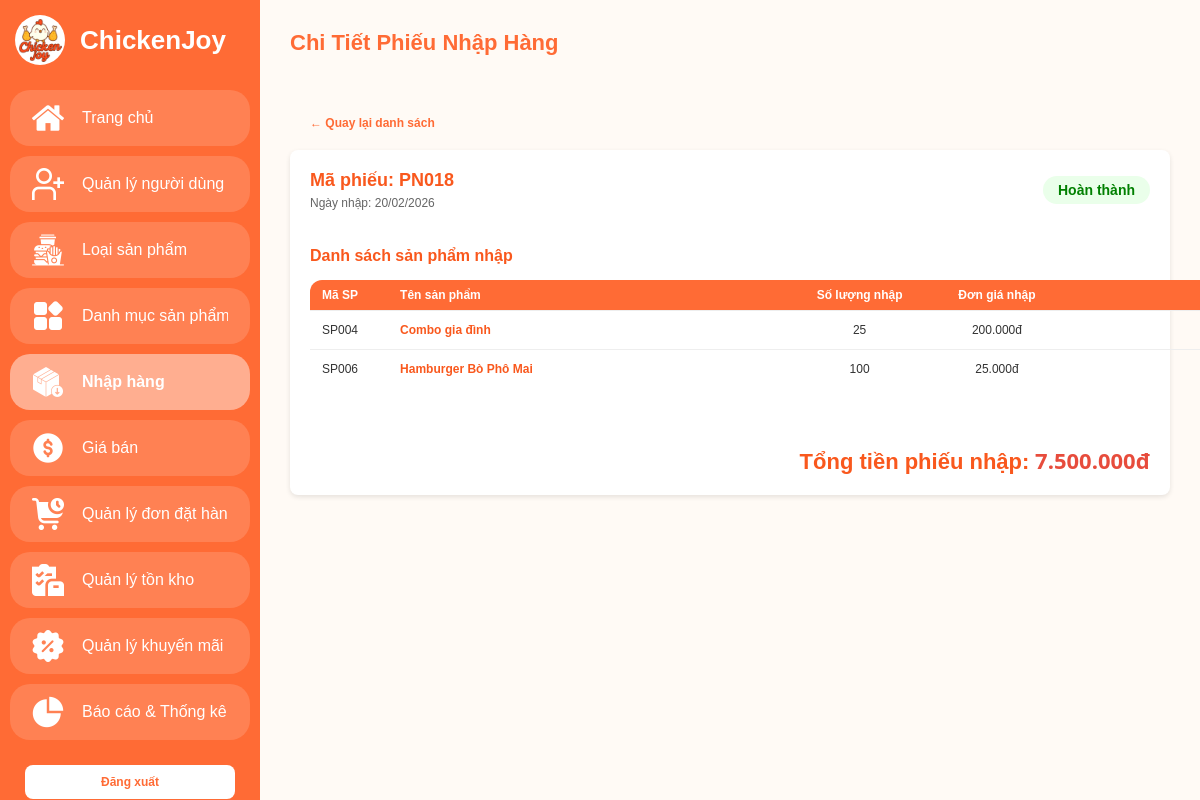
The page /admin/import-detail.php?id=18 (signed in) on the database its author committed.
### tables this page shows
CREATE TABLE `import_receipts` (
  `id` INT(11) NOT NULL AUTO_INCREMENT,
  `receipt_code` VARCHAR(20) NOT NULL UNIQUE,  
  `import_date` DATE NOT NULL,
  `total_amount` DECIMAL(15, 2) DEFAULT 0.00,  
  `status` ENUM('pending', 'completed') DEFAULT 'pending',
  PRIMARY KEY (`id`)
);

CREATE TABLE `import_receipt_details` (
  `id` INT(11) NOT NULL AUTO_INCREMENT,
  `receipt_id` INT(11) NOT NULL,               
  `product_id` INT(11) NOT NULL,                
  `quantity` INT(11) NOT NULL,                  
  `import_price` DECIMAL(15, 2) NOT NULL,      
  `subtotal` DECIMAL(15, 2) GENERATED ALWAYS AS (`quantity` * `import_price`) STORED,
  PRIMARY KEY (`id`),
  FOREIGN KEY (`receipt_id`) REFERENCES `import_receipts`(`id`) ON DELETE CASCADE,
  FOREIGN KEY (`product_id`) REFERENCES `products`(`id`) ON DELETE RESTRICT
);

CREATE TABLE `products` (
  `id` int(11) NOT NULL AUTO_INCREMENT,
  `product_code` varchar(20) UNIQUE DEFAULT NULL,  
  `category_id` int(11) DEFAULT 1,                 
  `product_name` varchar(255) NOT NULL,            
  `description` text DEFAULT NULL,                 
  `unit` varchar(50) NOT NULL DEFAULT 'Phần',      
  `import_price` decimal(15, 2) DEFAULT 0.00,      
  `profit_rate` decimal(5, 2) DEFAULT 0.20,        
  `price` decimal(15, 2) NOT NULL,                 
  `stock` int(11) DEFAULT 0,                       
  `calories` int(11) DEFAULT 0,                    
  `protein` int(11) DEFAULT 0,                     
  `carbs` int(11) DEFAULT 0,                       
  `fat` int(11) DEFAULT 0,                         
  `image` varchar(255) DEFAULT 'default.jpg',      
  `is_new` tinyint(1) DEFAULT 0,                   
  `status` ENUM('active', 'hidden') DEFAULT 'active',
  `created_at` timestamp NOT NULL DEFAULT current_timestamp(),
  PRIMARY KEY (`id`),
  FOREIGN KEY (`category_id`) REFERENCES `categories`(`id`) ON DELETE RESTRICT
);

### admin/import-detail.php (the view, shortened to what this page needs)
<?php
require_once '../config/database.php';
if (isset($_GET['id'])) {
    $id = $_GET['id'];
    $sql_receipt = "SELECT * FROM import_receipts WHERE id = $id";
    $result_receipt = $conn->query($sql_receipt);
    if ($result_receipt->num_rows > 0) {
        $receipt = $result_receipt->fetch_assoc();
    } else {
        echo "<script>alert('Không tìm thấy phiếu nhập!'); window.location.href='import.php';</script>";
        exit();
    }
    $sql_details = "SELECT d.*, p.product_code, p.product_name
                    FROM import_receipt_details d
                    JOIN products p ON d.product_id = p.id
                    WHERE d.receipt_id = $id";
    $result_details = $conn->query($sql_details);
} else {
    header("Location: import.php");
    exit();
}
?>
<!DOCTYPE html>
<html lang="vi">
<head>
  <link rel="stylesheet" href="../assets/css/admin.css" />
</head>
<body class="admin-body">
   <?php include 'layout/sidebar.php'; ?>
   <main class="main-content">
      <header class="main-header">
          <h1>Chi Tiết Phiếu Nhập Hàng</h1>
      </header>
      <a href="import.php" class="back-btn">
        &larr; Quay lại danh sách
      </a>
      <div class="detail-card">
          <div class="order-header-info">
              <div>
                  <h2>Mã phiếu: <?= htmlspecialchars($receipt['receipt_code']) ?></h2>
                  <p style="color: #666;">Ngày nhập: <?= date('d/m/Y', strtotime($receipt['import_date'])) ?></p>
              </div>
              <div>
                  <?php
                    $status_class = ($receipt['status'] == 'completed') ? 'active' : 'pending';
                    $status_text = ($receipt['status'] == 'completed') ? 'Hoàn thành' : 'Đang xử lý';
                  ?>
                  <span class="status <?= $status_class ?>" style="font-size: 14px; padding: 6px 15px;">
                      <?= $status_text ?>
                  </span>
              </div>
          </div>
          <h3 style="margin-bottom: 15px; font-size: 16px;">Danh sách sản phẩm nhập</h3>
          <table class="data-table">
            <thead>
              <tr>
                <th>Mã SP</th>
                <th style="width: 40%;">Tên sản phẩm</th>
                <th style="text-align: center;">Số lượng nhập</th>
                <th style="text-align: center;">Đơn giá nhập</th>
                <th style="text-align: right;">Thành tiền</th>
              </tr>
            </thead>
            <tbody>
              <?php
              if ($result_details->num_rows > 0) {
                  while($row = $result_details->fetch_assoc()) {
                      $subtotal = $row['quantity'] * $row['import_price'];
                      echo "<tr>";
                        echo "<td>" . $row['product_code'] . "</td>";
                        echo "<td><strong>" . htmlspecialchars($row['product_name']) . "</strong></td>";
                        echo "<td style='text-align: center;'>" . $row['quantity'] . "</td>";
                        echo "<td style='text-align: center;'>" . number_format($row['import_price'], 0, ',', '.') . "đ</td>";
                        echo "<td style='text-align: right; font-weight: bold;'>" . number_format($subtotal, 0, ',', '.') . "đ</td>";
                      echo "</tr>";
                  }
              } else {
                  echo "<tr><td colspan='5' style='text-align:center;'>Không có chi tiết mặt hàng nào!</td></tr>";
              }
              ?>
            </tbody>
          </table>
          <div class="order-summary">
              <h3 class="total-price"><strong>Tổng tiền phiếu nhập:</strong> <?= number_format($receipt['total_amount'], 0, ',', '.') ?>đ</h3>
          </div>
      </div>
    </main>
</body>
</html>

### assets/css/admin.css (style rules this page uses)
:root { --main-color: #ff6b35; }
* { box-sizing: border-box; margin: 0; padding: 0; font-family: "Poppins", sans-serif; }
body.admin-body { display: flex; align-items: stretch; min-height: 100vh; background: #fffaf5;; color: #333; font-size: 13px; }
.main-content { flex: 1; margin-left: 120px; padding: 30px; transition: margin-left 0.3s ease; overflow-y: auto; overflow-x: auto; min-height: 100vh; background: #fffaf5; }
.main-header { display: flex; justify-content: space-between; align-items: center; margin-bottom: 30px; min-width: 1000px; }
.main-header h1 { font-size: 22px; color: var(--main-color); white-space: nowrap; }
.data-table { width: 100%; min-width: 1000px; font-size: 13px; border-collapse: separate; border-spacing: 0; }
.data-table th { background: var(--main-color); color: #fff; padding: 8px 12px; text-align: left; border-bottom: 1px solid #eee; }
.data-table td { padding: 12px; border-bottom: 1px solid #eee; text-align: left; vertical-align: middle; }
.data-table th:first-child { border-top-left-radius: 12px; }
.data-table th:last-child { border-top-right-radius: 12px; }
.data-table tr:last-child td:first-child { border-bottom-left-radius: 12px; }
.data-table tr:last-child td:last-child { border-bottom-right-radius: 12px; }
.data-table tr:last-child td { border-bottom: none; }
.data-table th:last-child, .data-table td:last-child { min-width: 190px; vertical-align: middle; text-align: center; }
.status { display: inline-flex; align-items: center; gap: 6px; font-weight: 500; border-radius: 20px; padding: 4px 10px; font-size: 13px; }
.status.active, .status.done { color: green; font-weight: 600; background: #eaffea; }
.back-btn { display: inline-flex; align-items: center; margin-bottom: 20px; color: var(--main-color); text-decoration: none; font-weight: bold; padding: 0 20px; }
.detail-card { background: #ffffff; padding: 20px; border-radius: 8px; margin-bottom: 20px; box-shadow: 0 2px 5px rgba(0,0,0,0.1); }
.order-header-info { display: flex; justify-content: space-between; align-items: center; border-bottom: 2px solid #ffffff; padding-bottom: 15px; margin-bottom: 20px; }
.order-header-info h2 { margin-bottom: 5px; color: #333; }
.order-summary { text-align: right; margin-top: 25px; padding-top: 20px; border-top: 2px dashed #ffffff; font-size: 15px; }
.order-summary .total-price { font-family: "Segoe UI", Roboto, Helvetica, Arial, sans-serif !important; font-size: 22px; color: #e74c3c; margin-top: 10px; font-weight: 700; }
.order-summary .total-price strong { font-weight: 700; }
.detail-card h2, .detail-card h3, .detail-card strong { color: #f9581d; }
@media (max-width: 1200px) { body.admin-body, .data-table { font-size: 12px; } }
h1 { color: #ff6f3c; text-align: center; margin-bottom: 30px; }

### rows shown on the page
import_receipts: receipt_code "PN018", import_date "20/02/2026", status "Hoàn thành", total_amount "7.500.000"
import_receipt_details: product.product_code "SP004", product.product_name "Combo gia đình", quantity "25", import_price "200.000"
import_receipt_details: product.product_code "SP006", product.product_name "Hamburger Bò Phô Mai", quantity "100", import_price "25.000"
